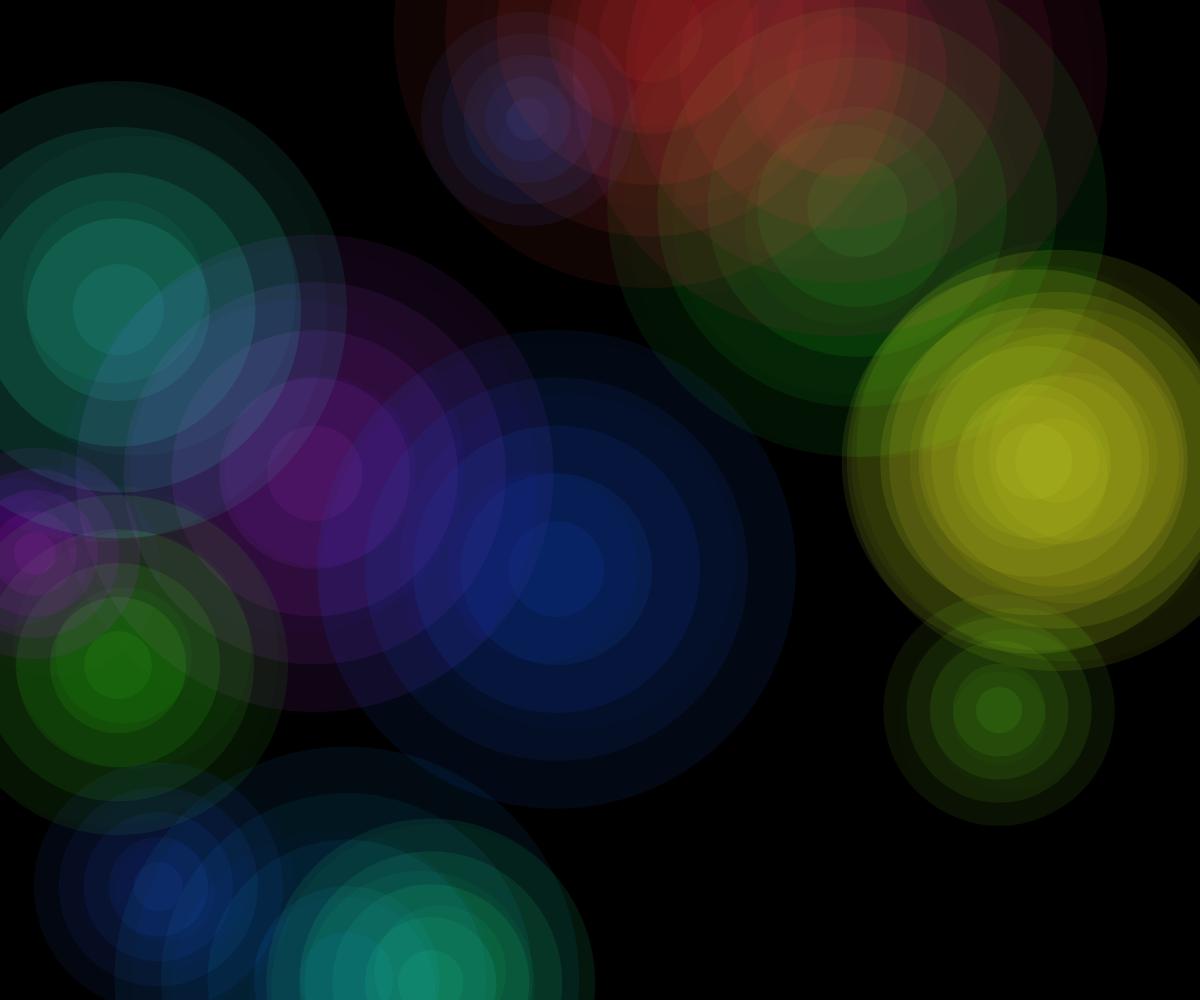
Frame 1 (no input)
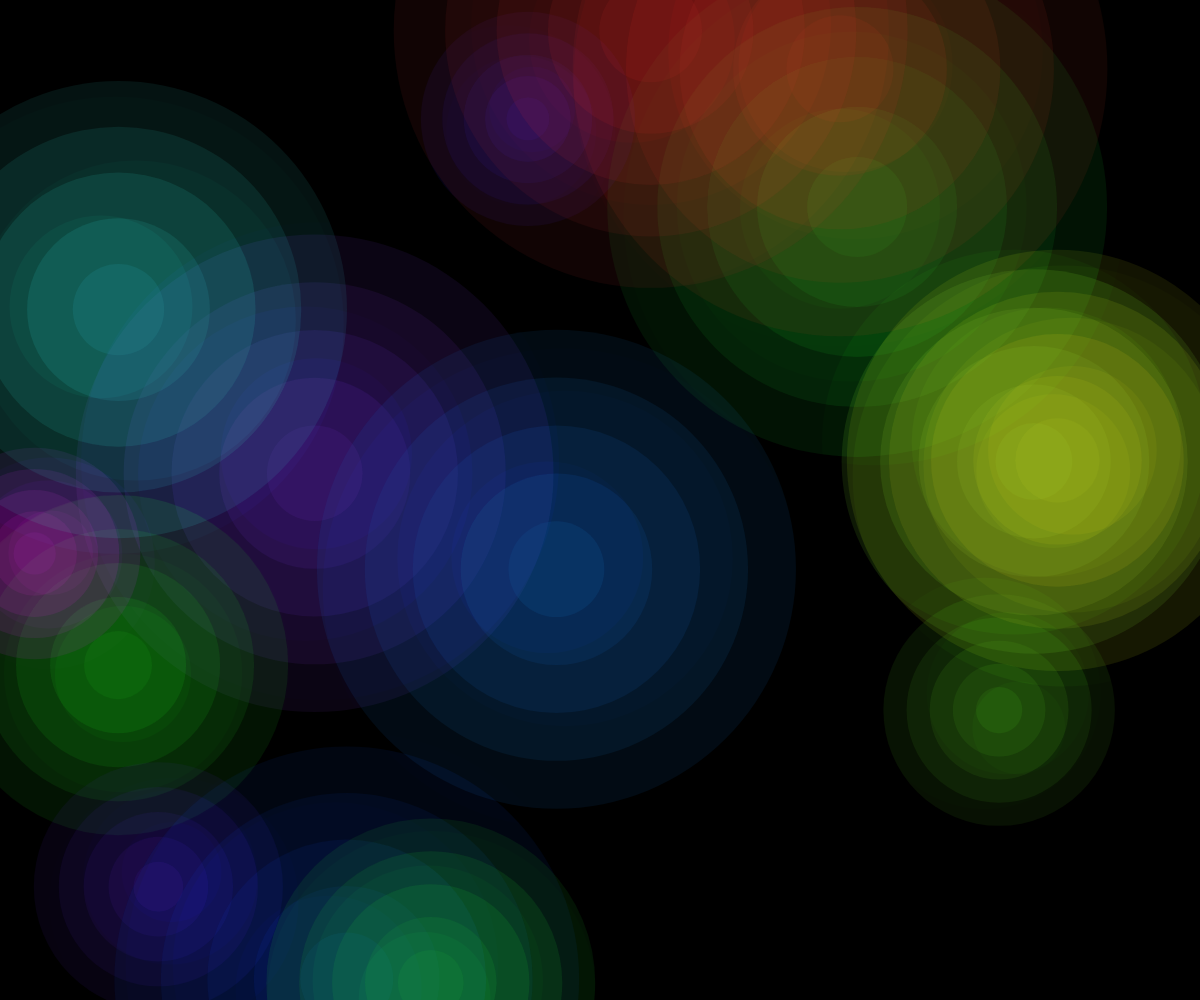
Frame 60 (no input)
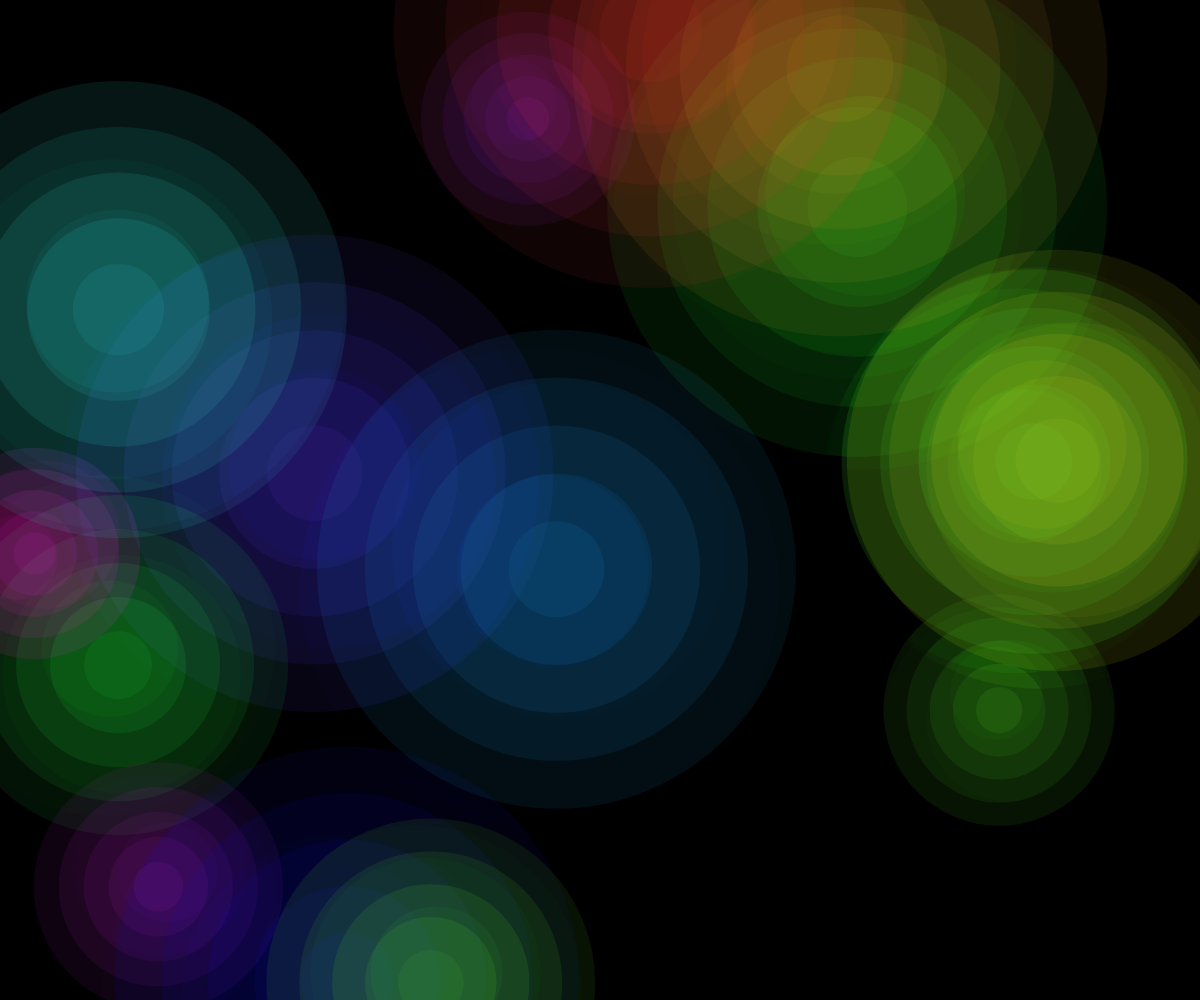
Frame 120 (the mouse pressed at the canvas centre since frame 60)

The p5.js sketch that drew these frames (run headless with seeded random() and noise() and a simulated clock; from frame 60 on, the mouse is pressed at the canvas centre):

// p5.js sketch
// ── sketch.js
let fields = [];
const numFields = 15;
const maxRadius = 300;

function setup() {
  createCanvas(windowWidth, windowHeight);
  colorMode(HSB, 360, 100, 100, 1);
  
  // Initialize fields with random properties
  for (let i = 0; i < numFields; i++) {
    fields.push({
      x: random(width),
      y: random(height),
      radius: random(100, maxRadius),
      hue: random(360),
      saturation: random(70, 90),
      brightness: random(60, 80),
      speed: random(0.001, 0.005),
      timeOffset: random(1000)
    });
  }
}

function draw() {
  background(0, 0, 0, 1);
  
  // Draw each field with soft blending
  for (let i = 0; i < fields.length; i++) {
    let f = fields[i];
    
    // Animate hue shift over time
    f.hue = (f.hue + f.speed * 20 + sin(frameCount * 0.001 + f.timeOffset) * 0.5) % 360;
    
    // Create soft gradient effect using multiple circles
    noStroke();
    fill(f.hue, f.saturation, f.brightness, 0.1);
    
    // Draw multiple overlapping circles to create diffusion
    for (let j = 0; j < 5; j++) {
      let radius = f.radius * (1 - j * 0.2);
      ellipse(f.x, f.y, radius * 2);
    }
  }
  
  // Add subtle layer blending between fields
  blendMode(DODGE);
  for (let i = 0; i < fields.length; i++) {
    let f = fields[i];
    fill(f.hue, f.saturation, f.brightness, 0.05);
    
    // Draw a few more circles to enhance the diffusion
    for (let j = 0; j < 3; j++) {
      let radius = f.radius * (1 - j * 0.3);
      ellipse(f.x + random(-20, 20), f.y + random(-20, 20), radius * 2);
    }
  }
  blendMode(BLEND);
}

function windowResized() {
  resizeCanvas(windowWidth, windowHeight);
}
